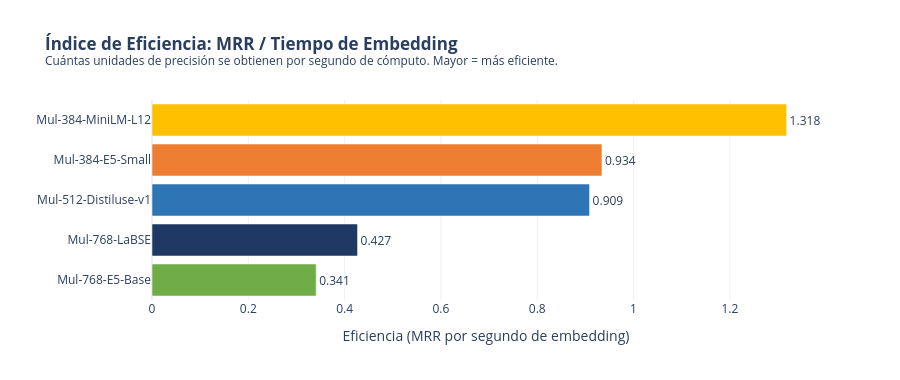

Source (notebook cell):
### Code cell
# ── Gráfico 5: Ranking por eficiencia (MRR / T.Embedding) ─────────────────
df_eff = df_p[['Modelo', 'MRR', 'T. Embedding (s)', 'Eficiencia']].sort_values('Eficiencia', ascending=True)

fig = go.Figure()
for i, row in df_eff.iterrows():
    color = PALETTE[ORDER.index(row['Modelo'])]
    fig.add_trace(go.Bar(
        x=[row['Eficiencia']], y=[row['Modelo']],
        orientation='h',
        marker_color=color,
        text=f"{row['Eficiencia']:.3f}",
        textposition='outside',
        showlegend=False
    ))

fig.update_layout(
    title='<b>Índice de Eficiencia: MRR / Tiempo de Embedding</b><br><sup>Cuántas unidades de precisión se obtienen por segundo de cómputo. Mayor = más eficiente.</sup>',
    xaxis_title='Eficiencia (MRR por segundo de embedding)',
    yaxis_title='',
    height=380
)
fig.show()

### Figure 1 — Plotly figure (JSON) as saved in the notebook; plotly's stock layout.template omitted (floating-point values rounded to 4 significant figures)
{"data": [{"marker": {"color": "#70AD47"}, "orientation": "h", "showlegend": false, "text": "0.341", "textposition": "outside", "type": "bar", "x": [0.3409], "y": ["Mul-768-E5-Base"]}, {"marker": {"color": "#1F3864"}, "orientation": "h", "showlegend": false, "text": "0.427", "textposition": "outside", "type": "bar", "x": [0.4268], "y": ["Mul-768-LaBSE"]}, {"marker": {"color": "#2E75B6"}, "orientation": "h", "showlegend": false, "text": "0.909", "textposition": "outside", "type": "bar", "x": [0.9087], "y": ["Mul-512-Distiluse-v1"]}, {"marker": {"color": "#ED7D31"}, "orientation": "h", "showlegend": false, "text": "0.934", "textposition": "outside", "type": "bar", "x": [0.9344], "y": ["Mul-384-E5-Small"]}, {"marker": {"color": "#FFC000"}, "orientation": "h", "showlegend": false, "text": "1.318", "textposition": "outside", "type": "bar", "x": [1.318], "y": ["Mul-384-MiniLM-L12"]}], "layout": {"height": 380, "title": {"text": "<b>Índice de Eficiencia: MRR / Tiempo de Embedding</b><br><sup>Cuántas unidades de precisión se obtienen por segundo de cómputo. Mayor = más eficiente.</sup>"}, "xaxis": {"title": {"text": "Eficiencia (MRR por segundo de embedding)"}}, "yaxis": {"title": {"text": ""}}}}
